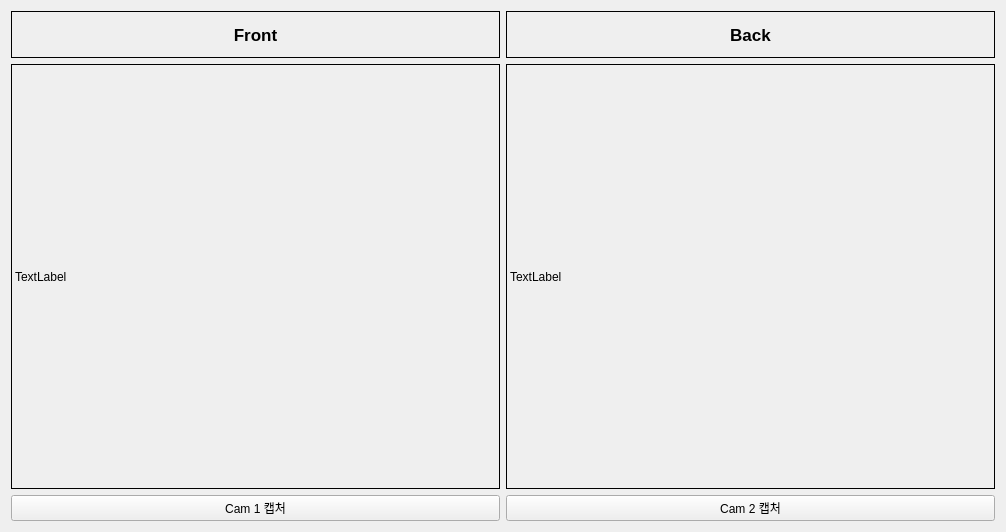
<?xml version="1.0" encoding="UTF-8"?>
<ui version="4.0">
 <class>Tab2Cam</class>
 <widget class="QWidget" name="Tab2Cam">
  <property name="geometry">
   <rect>
    <x>0</x>
    <y>0</y>
    <width>1006</width>
    <height>532</height>
   </rect>
  </property>
  <property name="windowTitle">
   <string>Form</string>
  </property>
  <layout class="QVBoxLayout" name="verticalLayout_2">
   <item>
    <layout class="QGridLayout" name="gridLayout" rowstretch="1,9,1">
     <item row="2" column="0">
      <layout class="QHBoxLayout" name="horizontalLayout_1">
       <item>
        <widget class="QPushButton" name="pPBCapture1">
         <property name="text">
          <string>Cam 1 캡처</string>
         </property>
        </widget>
       </item>
       <item>
        <widget class="QPushButton" name="pPBCapture2">
         <property name="text">
          <string>Cam 2 캡처</string>
         </property>
        </widget>
       </item>
      </layout>
     </item>
     <item row="1" column="0">
      <layout class="QHBoxLayout" name="horizontalLayout_2">
       <property name="spacing">
        <number>6</number>
       </property>
       <item>
        <widget class="QLabel" name="pCamView1">
         <property name="styleSheet">
          <string notr="true">QLabel {
    border: 1px solid black;
}
</string>
         </property>
         <property name="text">
          <string>TextLabel</string>
         </property>
        </widget>
       </item>
       <item>
        <widget class="QLabel" name="pCamView2">
         <property name="styleSheet">
          <string notr="true">QLabel {
    border: 1px solid black;
}
</string>
         </property>
         <property name="text">
          <string>TextLabel</string>
         </property>
        </widget>
       </item>
      </layout>
     </item>
     <item row="0" column="0">
      <layout class="QHBoxLayout" name="horizontalLayout_3">
       <property name="spacing">
        <number>6</number>
       </property>
       <item>
        <widget class="QLabel" name="plabelFront">
         <property name="font">
          <font>
           <pointsize>13</pointsize>
           <weight>75</weight>
           <bold>true</bold>
          </font>
         </property>
         <property name="layoutDirection">
          <enum>Qt::LeftToRight</enum>
         </property>
         <property name="styleSheet">
          <string notr="true">QLabel {
    border: 1px solid black;
}
</string>
         </property>
         <property name="text">
          <string>Front</string>
         </property>
         <property name="scaledContents">
          <bool>false</bool>
         </property>
         <property name="alignment">
          <set>Qt::AlignCenter</set>
         </property>
        </widget>
       </item>
       <item>
        <widget class="QLabel" name="plabelBack">
         <property name="font">
          <font>
           <pointsize>13</pointsize>
           <weight>75</weight>
           <bold>true</bold>
          </font>
         </property>
         <property name="styleSheet">
          <string notr="true">QLabel {
    border: 1px solid black;
}
</string>
         </property>
         <property name="text">
          <string>Back</string>
         </property>
         <property name="alignment">
          <set>Qt::AlignCenter</set>
         </property>
        </widget>
       </item>
      </layout>
     </item>
    </layout>
   </item>
  </layout>
 </widget>
 <resources/>
 <connections/>
</ui>
